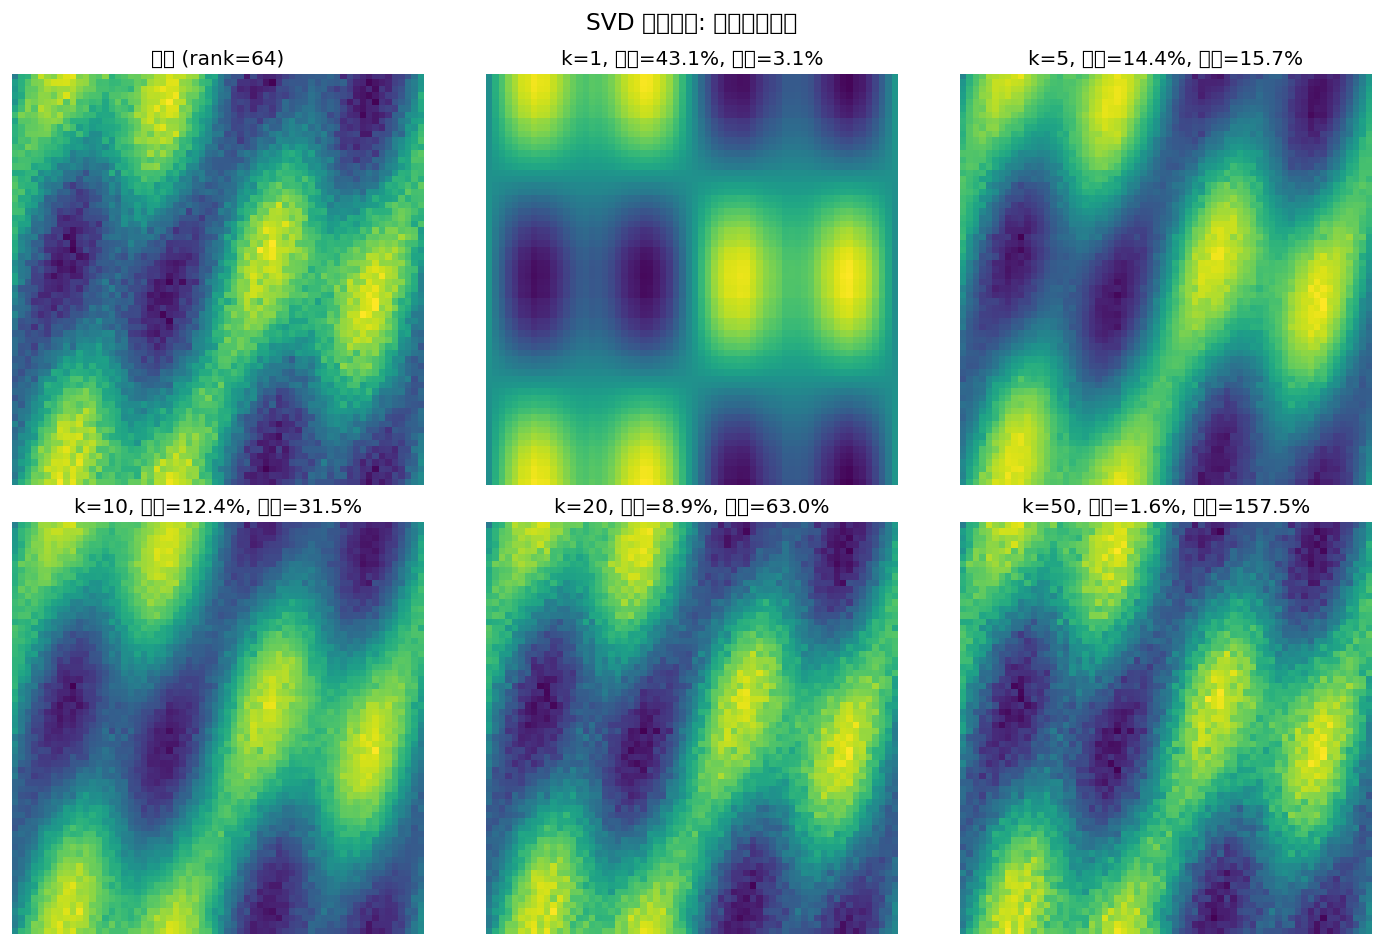

Reproduce this figure in Python.
"""
MIT 18.06 · 实验01: SVD 与 PCA 实战
依赖: numpy, matplotlib (纯标准库+科学计算, 零额外依赖)
运行: python3 01_svd_demo.py

验证:
  1. SVD 分解的正确性 (A ≈ U @ Σ @ Vt)
  2. Eckart-Young 定理: 低秩近似的最优性
  3. PCA 与 SVD 的等价性
  4. 图像压缩: 用 SVD 压缩一张合成图像
"""
import numpy as np
import matplotlib
matplotlib.use("Agg")
import matplotlib.pyplot as plt
plt.rcParams["font.sans-serif"] = ["Noto Sans CJK SC", "DejaVu Sans"]
plt.rcParams["axes.unicode_minus"] = False

np.random.seed(42)

# ============================================================
# 实验 1: SVD 分解与验证
# ============================================================
print("=" * 60)
print("实验 1: SVD 分解与验证")
print("=" * 60)

# 构造一个秩 3 的 5×4 矩阵
A = np.random.randn(5, 4)
U, S, Vt = np.linalg.svd(A, full_matrices=False)

print(f"A 的形状: {A.shape}")
print(f"U 的形状: {U.shape}")
print(f"S (奇异值): {np.round(S, 4)}")
print(f"Vt 的形状: {Vt.shape}")

# 验证 A = U Σ Vt
A_reconstructed = U @ np.diag(S) @ Vt
reconstruction_error = np.linalg.norm(A - A_reconstructed)
print(f"\n重建误差 ||A - UΣVt||: {reconstruction_error:.2e} (应≈0)")

# 验证 U 和 V 的正交性
print(f"U^T U ≈ I: {np.allclose(U.T @ U, np.eye(U.shape[1]))}")
print(f"V^T V ≈ I: {np.allclose(Vt @ Vt.T, np.eye(Vt.shape[0]))}")

# ============================================================
# 实验 2: Eckart-Young 定理 — 低秩近似的最优性
# ============================================================
print("\n" + "=" * 60)
print("实验 2: Eckart-Young 定理验证")
print("=" * 60)

# 构造一个有明确秩结构的矩阵 (秩 5)
n, m, true_rank = 20, 15, 5
U_true = np.random.randn(n, true_rank)
V_true = np.random.randn(true_rank, m)
A = U_true @ V_true + 0.01 * np.random.randn(n, m)  # 加小噪声

U, S, Vt = np.linalg.svd(A, full_matrices=False)

print(f"奇异值: {np.round(S, 2)}")
print(f"前 {true_rank} 个奇异值明显大于后续 (噪声)")

# 对 k=1,2,...,10 计算低秩近似的误差
for k in range(1, 11):
    A_k = U[:, :k] @ np.diag(S[:k]) @ Vt[:k, :]
    error_svd = np.linalg.norm(A - A_k, "fro")
    # 对比: 随机投影的误差 (远大于 SVD)
    proj = np.random.randn(m, k)
    A_random = A @ proj @ np.linalg.pinv(proj)
    error_random = np.linalg.norm(A - A_random, "fro")
    print(f"  k={k:2d}: SVD 误差={error_svd:.4f}, 随机投影={error_random:.4f}, "
          f"比值={error_random/error_svd:.2f}x")

print("\n结论: SVD 低秩近似始终 ≤ 随机投影 (Eckart-Young 定理)")

# ============================================================
# 实验 3: PCA 与 SVD 等价性
# ============================================================
print("\n" + "=" * 60)
print("实验 3: PCA 与 SVD 等价性")
print("=" * 60)

# 生成 100 个 5 维样本, 前 2 维有强相关性
n_samples, n_features = 100, 5
X = np.random.randn(n_samples, n_features)
X[:, 1] = X[:, 0] * 2 + 0.1 * np.random.randn(n_samples)  # 列1=2*列0+噪声

# 方法 1: PCA via 协方差矩阵特征分解
X_centered = X - X.mean(axis=0)
C = X_centered.T @ X_centered / (n_samples - 1)  # 协方差矩阵
eigenvalues, eigenvectors = np.linalg.eigh(C)
# eigh 返回升序, 翻转为降序
eigenvalues = eigenvalues[::-1]
eigenvectors = eigenvectors[:, ::-1]

# 方法 2: PCA via SVD
U_svd, S_svd, Vt_svd = np.linalg.svd(X_centered, full_matrices=False)
# PCA 主成分 = Vt 的行 = SVD 的右奇异向量

print("方法 1 (协方差特征分解) 的前 2 个特征值:")
print(f"  {np.round(eigenvalues[:2], 4)}")
print("方法 2 (SVD) 的前 2 个奇异值²/(n-1):")
print(f"  {np.round(S_svd[:2]**2 / (n_samples - 1), 4)}")
print(f"两种方法等价: {np.allclose(eigenvalues[:2], S_svd[:2]**2/(n_samples-1), atol=1e-10)}")

# 解释方差比
total_var = eigenvalues.sum()
explained_ratio = eigenvalues / total_var
print(f"\n各主成分解释方差比: {np.round(explained_ratio, 4)}")
print(f"前 2 个主成分累计解释: {explained_ratio[:2].sum()*100:.1f}%")

# ============================================================
# 实验 4: 图像压缩 (SVD 低秩近似)
# ============================================================
print("\n" + "=" * 60)
print("实验 4: 图像压缩")
print("=" * 60)

# 合成一个"棋盘+渐变"图像
img_size = 64
x = np.linspace(0, 2*np.pi, img_size)
y = np.linspace(0, 2*np.pi, img_size)
X_grid, Y_grid = np.meshgrid(x, y)
img = np.sin(X_grid) * np.cos(Y_grid) + 0.5 * np.sin(3*X_grid + Y_grid)
img += 0.1 * np.random.randn(img_size, img_size)

# SVD 压缩
U_img, S_img, Vt_img = np.linalg.svd(img, full_matrices=False)

fig, axes = plt.subplots(2, 3, figsize=(12, 8))
axes[0, 0].imshow(img, cmap="viridis")
axes[0, 0].set_title(f"原图 (rank={img_size})")
axes[0, 0].axis("off")

for idx, k in enumerate([1, 5, 10, 20, 50]):
    row, col = (idx + 1) // 3, (idx + 1) % 3
    img_k = U_img[:, :k] @ np.diag(S_img[:k]) @ Vt_img[:k, :]
    error = np.linalg.norm(img - img_k, "fro") / np.linalg.norm(img, "fro")
    storage_ratio = k * (img_size + img_size + 1) / (img_size * img_size)
    axes[row, col].imshow(img_k, cmap="viridis")
    axes[row, col].set_title(f"k={k}, 误差={error:.1%}, 存储={storage_ratio:.1%}")
    axes[row, col].axis("off")

plt.suptitle("SVD 图像压缩: 低秩近似效果", fontsize=14)
plt.tight_layout()
plt.savefig(__file__.replace(".py", ".png"), dpi=120, bbox_inches="tight")
print(f"图表已保存: {__file__.replace('.py', '.png')}")

# 数值总结
print("\n压缩效果总结:")
for k in [1, 5, 10, 20, 50, 64]:
    img_k = U_img[:, :k] @ np.diag(S_img[:k]) @ Vt_img[:k, :]
    error = np.linalg.norm(img - img_k, "fro") / np.linalg.norm(img, "fro")
    storage = k * (img_size + img_size + 1) / (img_size * img_size)
    print(f"  k={k:2d}: 相对误差={error:.2%}, 存储比={storage:.1%}")
